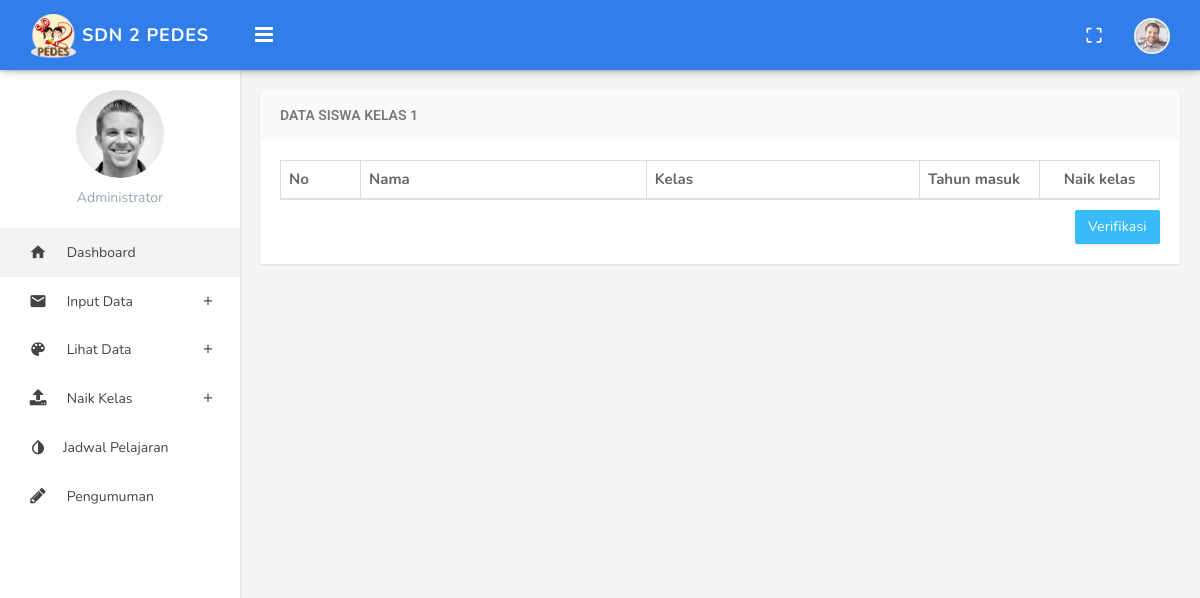
The page /index.php/admin/naikkelas/kelas1 on the database as committed earlier.
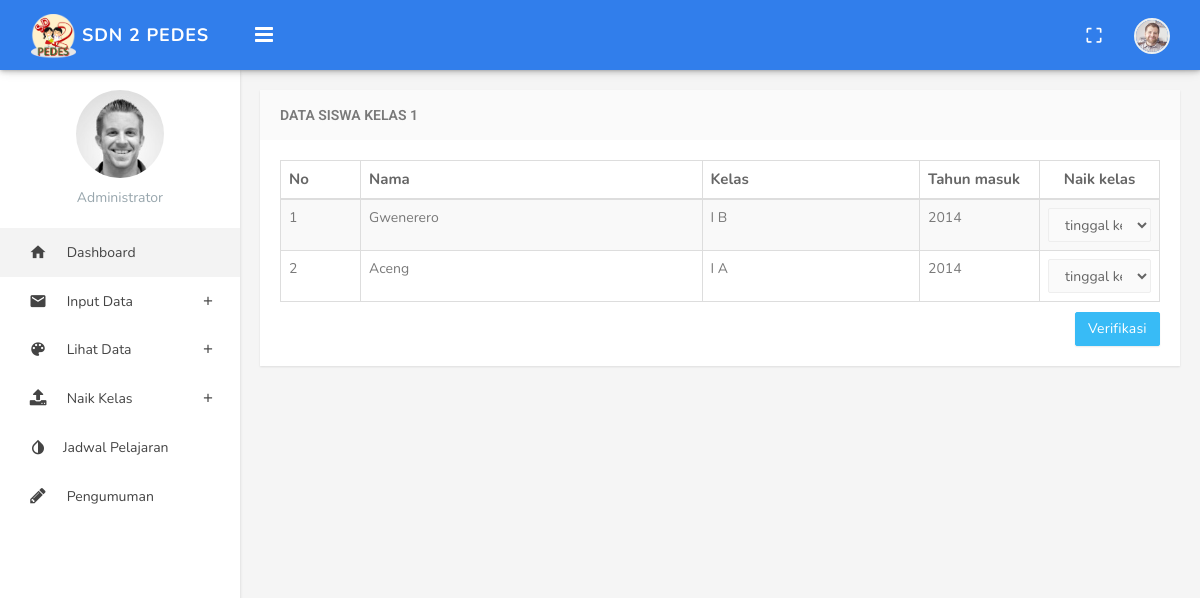
The same page on the database as committed later.
### tables this page shows
CREATE TABLE `siswa` (
  `nis` varchar(15) NOT NULL,
  `nama` varchar(30) NOT NULL,
  `jk` enum('L','P') NOT NULL,
  `ttl` varchar(30) NOT NULL,
  `id_kelas` int(5) NOT NULL,
  `th_masuk` varchar(15) NOT NULL,
  `nope` varchar(15) NOT NULL,
  `alamat` varchar(50) NOT NULL
);

CREATE TABLE `ruang_kelas` (
  `id` int(5) NOT NULL,
  `nama_ruangan` varchar(6) NOT NULL,
  `jumlah_siswa` int(2) NOT NULL,
  `status` int(11) NOT NULL
);

### application/controllers/admin/Naikkelas.php (called while the page is built, shortened)
<?php
class Naikkelas extends CI_Controller
{
    public function kelas1()
	{
        $data['siswa']= $this->db->select('siswa.*, ruang_kelas.nama_ruangan as kelas')->from('siswa')->join('ruang_kelas','ruang_kelas.id=siswa.id_kelas')->where('ruang_kelas.status',1)->get()->result();
        $stat = $this->db->select('status')->from('ruang_kelas')->where('ruang_kelas.id',1)->get()->row();
        $id = $stat->status;
        $data['naik']= $this->db->select('*')->from('ruang_kelas')->where('ruang_kelas.status',$id+1)->get()->result();
        $this->load->view('admin/naikkelas/kelas1',$data);
    }
}

### index.php (called while the page is built, shortened)
<?php
require_once BASEPATH.'core/CodeIgniter.php';

### application/views/admin/naikkelas/kelas1.php (the view, shortened to what this page needs)
<!DOCTYPE html>
<html>
<head>
</head>
<body class="fixed-left">
    <div id="wrapper">
        <div class="content-page">
			<div class="content">
				<div class="container">
					<div class="row">
						<div class="col-md-12">
							<div class="panel panel-default">
								<div class="panel-heading">
									<h3 class="panel-title">Data Siswa Kelas 1</h3>
								</div>
								<div class="panel-body">
									<table width="100%" class="table table-striped table-bordered" id="tabeldata">
										<thead>
											<tr>
												<th width="80">No</th>
												<th >Nama</th>
												<th>Kelas</th>
												<th width="120">Tahun masuk</th>
												<th width="120"><center>Naik kelas</center></th>
											</tr>
										</thead>
										<tbody>
                                        <?php $no = 1; ?>
                                            <?php foreach($siswa as $sw) : ?>
                                                <tr class="gradeX">
                                                    <td><?= $no++;?> </td>
                                                    <td><?= $sw->nama; ?></td>
                                                    <td><?= $sw->kelas; ?></td>
                                                    <td><?= $sw->th_masuk; ?></td>
                                                    <td >
                                                    <select name="kelas" class="form-control">
                                                    <option>tinggal kelas</option>
                                                    </select></td>
                                                </tr>
                                            <?php endforeach; ?>
										</tbody>
									</table>
                                    <button type="submit" class="btn btn-info waves-effect waves-light pull-right">Verifikasi</button>
								</div>
							</div>
						</div>
						</div>
					</div>
				</div>
			</div>
		</div>
</body>
</html>

Rows that differ between the two databases and show on the page:
added siswa: nama "Gwenerero", ruang_kelas.nama_ruangan "I B", th_masuk "2014"
now on this page (row edited): siswa: nama "Aceng", ruang_kelas.nama_ruangan "I A", th_masuk "2014"
